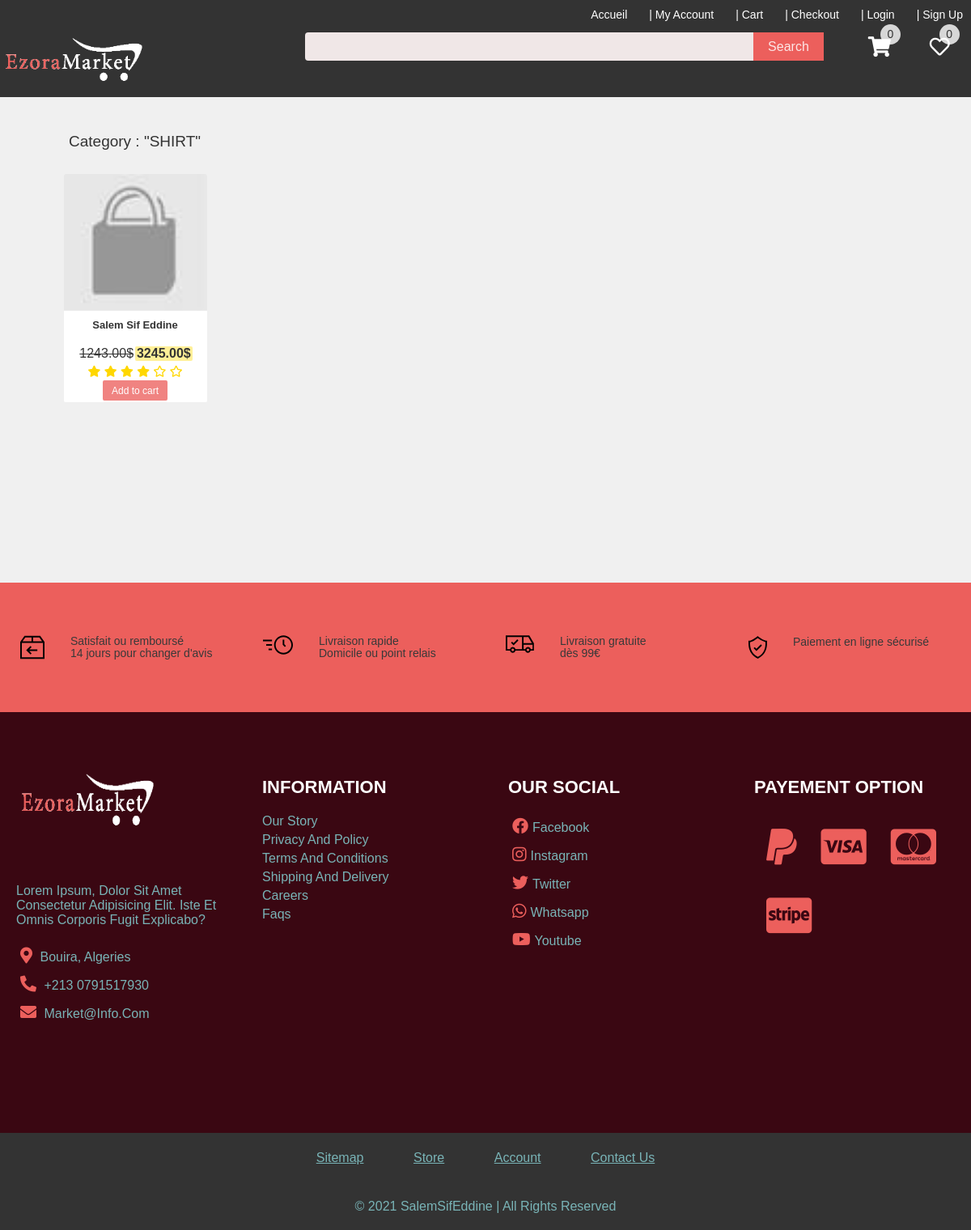
Page /category/SHIRT on the committed database.
### pyp/models.py (models this page shows, shortened)
class CategoryProduct(models.Model):
    category= models.CharField(max_length=50,blank=False)
    image=models.ImageField(upload_to="products", null=True,blank=True)

class Product(models.Model):
    owner=models.ForeignKey(User,on_delete=models.CASCADE)
    colors=models.ManyToManyField(Color)
    sizes=models.ManyToManyField(Size)
    name=models.CharField(max_length=50)
    description=models.TextField()
    old_price=models.FloatField()
    new_price= models.FloatField()
    catigory=models.ForeignKey(CategoryProduct, on_delete=models.CASCADE, default=1)
    rate=models.ForeignKey(Rate, on_delete=models.CASCADE, default=0)
    image= models.ImageField( default="products/defaultProduct.jpg", upload_to="products")
    thumbnail = models.ManyToManyField(ProductThumbnail)
    brand_name=models.CharField(max_length=100)
    sku = models.CharField(max_length=50)
    meta_keywords = models.CharField(max_length=255, help_text='comma-delimited set of SEO keywords for meta tag')
    meta_description = models.CharField(max_length=255, help_text='content for description meta tag')
    is_active = models.BooleanField(default=True)
    is_bestseller = models.BooleanField(default=False)
    is_featured = models.BooleanField(default=False)
    is_promotion=models.BooleanField(default=False)
    wished=models.BooleanField(default=False)
    date_added=models.DateTimeField(auto_now_add=True)

### pyp/views.py (the view)
# urls.py: path("category/<str:category>",views.category, name="category"),
def category(request, category):
    total=callcartnumber(request)['total']
    wishlist=callwishnumber(request)
    id_category_selected=CategoryProduct.objects.get(category=category)
    result=Product.objects.all().filter(catigory=id_category_selected.id)
    context={"query":category,"products":result,
    "totalitem":total,"wishlist":wishlist}
    return render(request,"pages/category.html",context)

### pyp/cartandwish.py (called while the page is built)
def callwishnumber(request):
    if request.user.is_authenticated:
        wishlist=Wishlist.objects.all().filter(customer=request.user)
    else:
        wishlist=[]
    return len(wishlist)

def callcartnumber(request):
    items= OrderItem.objects.all()
    itemsordered=[]
    category=CategoryList.objects.all()
    if request.user.is_authenticated:
        totalItem=0
        totalarray=[]
        for item in items:
            if item.order.customer:
                if request.user == item.order.customer and item.order.complete == False:
                    itemsordered.append(item)
                    quantm= item.quantity
                    totalarray.append(quantm)
                    totalItem = sum(totalarray)
        totalPrice=sum([int(item.product.new_price) * int(item.quantity) for item in itemsordered])
        total={"price":totalPrice, "item":totalItem}
    else:
        total={"price":0, "item":0}
    return {"total":total, "products":itemsordered}

### pyp/templates/pages/category.html (shortened to what this page needs)
{% extends "pages/base.html" %}
{% load static %}
{% block css %}
    <link rel="stylesheet" href="{% static 'css\search.css' %}">
{% endblock css %}
{% block content %}
<div  class="products-search">
    <div class="searchtitle">
        <p>Category : "{{query}}"</p>
    </div>
    {% for product in products %}
    <div xmlns:v="https://www.w3.org/1999/xhtml/" about="product.get_absolute_url" typeof="v:Product"  class="product-search">
        <a href="{% url 'detail'  product.id %}">
        <div class="productImg">
            <img class="skeleton" src="{{product.image.url}}" alt="">
        </div>
        </a>
        <div class="productDescription">
            <div property="v:name" class="productName skeleton-text">
                <h5>{{product.name|lower}}</h5>
            </div>
            <div class="productPrice">
                <div class="through skeleton-text">
                    {% if product.old_price == 0 %}
                        <p>Free</p>
                    {% else %}
                        <p>{{product.old_price}}0$</p>
                    {% endif %}
                </div>
                <div  property="v:price" class="realPrice skeleton-text">
                    {% if product.new_price == 0 %}
                    <h5>Free</h5>
                    {% else %}
                        <h5>{{product.new_price}}0$</h5>
                    {% endif %}
                </div>
            </div>
            <div  property="v:rate" class="rate">
                {% if product.rate.rate == 0 %}
                <i class="far fa-star"></i>
                <i class="far fa-star"></i>
                <i class="far fa-star"></i>
                <i class="far fa-star"></i>
                <i class="far fa-star"></i>
                <i class="far fa-star"></i>
                {% elif product.rate.rate == 4 %}
                <i class="fas fa-star"></i>
                <i class="fas fa-star"></i>
                <i class="fas fa-star"></i>
                <i class="fas fa-star"></i>
                <i class="far fa-star"></i>
                <i class="far fa-star"></i>
            {% endif %}
            </div>
            <div class="btns">
                <button data-product='{{product.id}}' data-action='add'  class=" addToCart">Add to cart</button>
            </div>
            </div>
    </div>
            {% endfor %}
</div>
{% endblock content %}

### pyp/static/css/style.css (style rules this page uses)
* { margin:0; padding:0; box-sizing: border-box; font-family: sans-serif, tahoma; color:#fff; }
body { background: #F0F0F0; display:flex; flex-direction: column; font-weight:lighter; }
button, .button { cursor:pointer; }

### pyp/static/css/main.css (style rules this page uses)
.productDescription { padding: 10px; height: 40%; cursor:default; text-align: center; }
.productDescription .btns { width: 100%; min-height: 30px; display: flex; justify-content:space-between; align-items: center; }
.productDescription .btns button { min-width: 80px; height:25px; padding: 3px; text-decoration: none; border: none; cursor: pointer; outline: none; font-size: 12px; font-family: sans-serif, tahoma;; margin: auto; border-radius: 2px; background: #ec5e5cc4; transition:all .3s ease-in; color: #fff; }
.productDescription .productName,.hotdeal .productDescription .productName { width:100%; display: -webkit-box; -webkit-line-clamp:2; -webkit-box-orient: vertical; overflow: hidden; min-height: 30px; max-height: 45px; }
.productDescription .productName h5 { width:100%; color: #333; font-size:13px; text-transform: capitalize; }
.productDescription .productPrice { display:flex; color: #333; justify-content:space-between; min-height: 25px; max-height: 30px; width:90%; margin:auto; }
.productDescription .productPrice .realPrice { background-color: rgba(255, 217, 0, 0.403); height: 18px; }
.productDescription .productPrice .realPrice h5, .productDescription .productPrice .through p { font-size:16px; color:#333 }
.through { text-decoration: line-through; color:#333 }
.rate { width: 100%; min-height: 18px; max-height: 25px; padding: 2px; }
.rate i, .ratedet i { color: gold; font-size:14px; align-items: center; }
i { transition:color .2s ease-in }

### pyp/static/css/loading.css (style rules this page uses)
.skeleton { animation: skeleton-loading 1s linear infinite alternate; }
.skeleton-text { width: 100%; height:.5rem; margin-bottom: .25rem; border-radius: .125rem; }

### pyp/static/css/search.css (style rules this page uses)
.products-search { width:100%; min-height: 55vh; padding: 15px; overflow:hidden; display:inline-block }
.products-search .product-search { min-width: 177px; max-width: 177.001px; height:282px; margin-left: 3.5px; margin-right: 3.5px; margin-bottom: 10px; border-radius:2px; background:#fff; overflow:hidden; float: left; position: relative; }
.product-search .productImg { width:100%; height:60%; overflow:hidden; transition:transform .3s ease-in }
.product-search .productImg img { width: 100%; height: 100%; }
.searchtitle { height: 10vh; line-height: 10vh; padding-left: 10px; }
.searchtitle p { font-size:19px; color:#333 }
.productDescription { padding: 10px; height: auto; cursor:default; text-align: center; }
.productDescription .btns { width: 100%; min-height: 25px; display: flex; justify-content:space-between; align-items: center; }
.productDescription .btns button { min-width: 80px; height:25px; padding: 3px; text-decoration: none; border: none; cursor: pointer; outline: none; font-size: 12px; font-family: sans-serif, tahoma;; margin: auto; border-radius: 2px; background: #ec5e5cc4; transition:all .3s ease-in; color: #fff; }
.productDescription .productName,.hotdeal .productDescription .productName { width:100%; display: -webkit-box; -webkit-line-clamp:2; -webkit-box-orient: vertical; overflow: hidden; min-height: 30px; max-height: 35px; }
.productDescription .productName h5 { width:100%; color: #333; font-size:13px; text-transform: capitalize; }
.productDescription .productPrice { display:flex; color: #333; justify-content:space-between; min-height: 15px; max-height: 20px; width:90%; margin:auto; }
.productDescription .productPrice .realPrice { background-color: rgba(255, 217, 0, 0.403); height: 18px; }
.productDescription .productPrice .realPrice h5, .productDescription .productPrice .through p { font-size:16px; color:#333 }

### rows in the picture
CategoryProduct: category "SHIRT"
Product: image (placeholder picture), name "Salem Sif Eddine", old_price "1243.0", new_price "3245.0"
